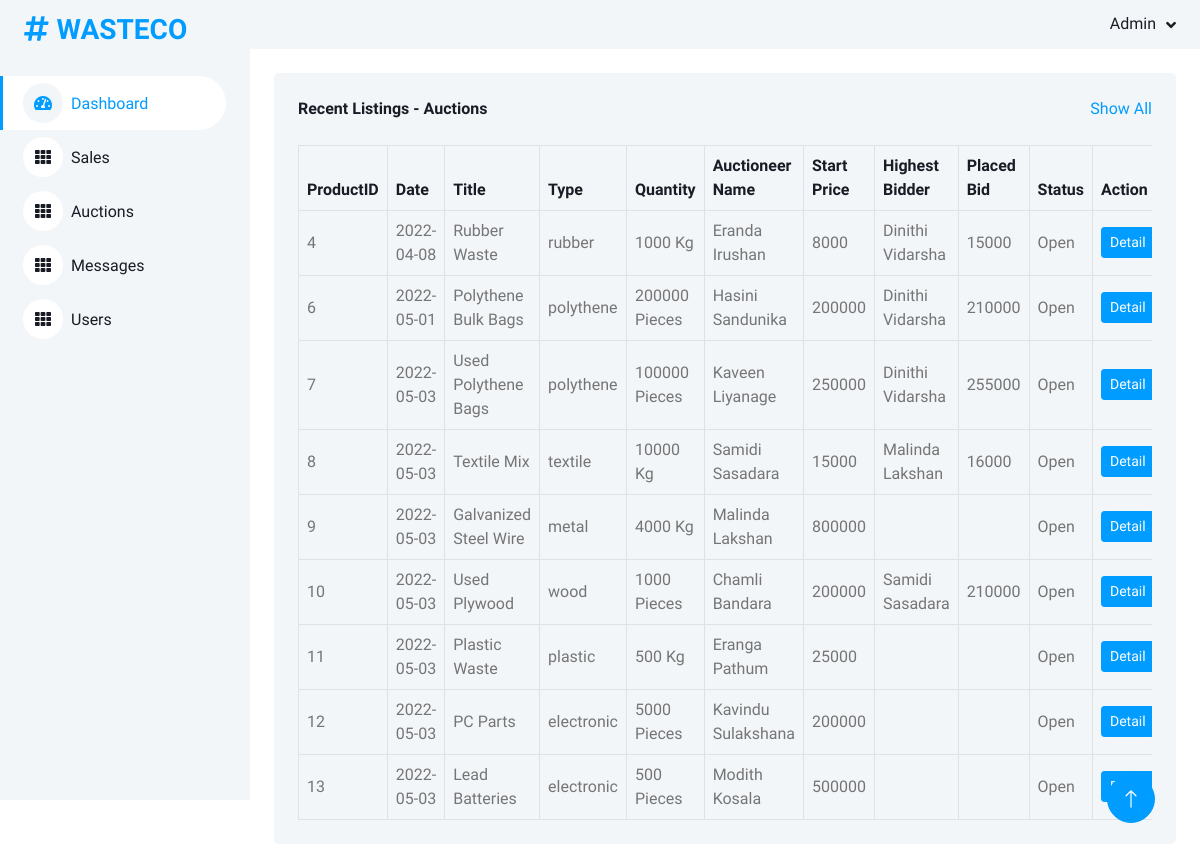
The page /admin/auctions.php (signed in) on the database its author committed.
### tables this page shows
CREATE TABLE `bidp` (
  `bidID` int(11) NOT NULL,
  `date` date DEFAULT NULL,
  `title` varchar(30) NOT NULL,
  `type` varchar(20) NOT NULL,
  `qty` varchar(20) NOT NULL,
  `image` varchar(100) NOT NULL,
  `detail` varchar(1000) NOT NULL,
  `email` varchar(50) NOT NULL,
  `location` varchar(20) NOT NULL,
  `sellerID` int(11) NOT NULL,
  `sellerName` varchar(50) NOT NULL,
  `startP` int(11) NOT NULL,
  `currentBid` int(11) DEFAULT NULL,
  `bidderID` int(11) DEFAULT NULL,
  `bidderName` varchar(30) DEFAULT NULL,
  `contact` int(15) NOT NULL,
  `bidderContact` int(15) NOT NULL,
  `bidderLocation` varchar(50) NOT NULL,
  `status` varchar(10) NOT NULL
);

### admin/auctions.php (the view, shortened to what this page needs)
<?php
$con = mysqli_connect("localhost:3306", "root", "", "wasteco");
$sqlListingsBids = "SELECT * FROM bidp";
$sqlListingsBidsResult = mysqli_query($con, $sqlListingsBids);
?>
<!DOCTYPE html>
<html lang="en">
<head>
    <link href="https://cdnjs.cloudflare.com/ajax/libs/font-awesome/5.10.0/css/all.min.css" rel="stylesheet">
    <link href="https://cdn.jsdelivr.net/npm/bootstrap-icons@1.4.1/font/bootstrap-icons.css" rel="stylesheet">
    <link href="lib/owlcarousel/assets/owl.carousel.min.css" rel="stylesheet">
    <link href="lib/tempusdominus/css/tempusdominus-bootstrap-4.min.css" rel="stylesheet"/>
    <link href="css/bootstrap.min.css" rel="stylesheet">
    <link href="css/style.css" rel="stylesheet">
</head>
<body>
<div class="container-xxl position-relative bg-white d-flex p-0">
    <?php
    include "./templates/sideBar.php";
    ?>
    <div class="content">
        <nav class="navbar navbar-expand bg-light navbar-light sticky-top px-4 py-0">
            <div class="navbar-nav align-items-center ms-auto">
                <div class="nav-item dropdown">
                    <a href="#" class="nav-link dropdown-toggle" data-bs-toggle="dropdown">
                        <span class="d-none d-lg-inline-flex">Admin</span>
                    </a>
                </div>
            </div>
        </nav>
        <div class="container-fluid pt-4 px-4">
            <div class="bg-light text-center rounded p-4">
                <div class="d-flex align-items-center justify-content-between mb-4">
                    <h6 class="mb-0">Recent Listings - Auctions</h6>
                    <a href="">Show All</a>
                </div>
                <div class="table-responsive">
                    <table class="table text-start align-middle table-bordered table-hover mb-0">
                        <thead>
                        <tr class="text-dark">
                            <th scope="col">ProductID</th>
                            <th scope="col">Date</th>
                            <th scope="col">Title</th>
                            <th scope="col">Type</th>
                            <th scope="col">Quantity</th>
                            <th scope="col">Auctioneer Name</th>
                            <th scope="col">Start Price</th>
                            <th scope="col">Highest Bidder</th>
                            <th scope="col">Placed Bid</th>
                            <th scope="col">Status</th>
                            <th scope="col">Action</th>
                        </tr>
                        </thead>
                        <tbody>
                        <tr>
                            <?php
                            if (mysqli_num_rows($sqlListingsBidsResult) > 0) {
                            foreach ($sqlListingsBidsResult
                            as $rowListingBids) {
                            ?>
                        <tr>
                            <td><?php echo $rowListingBids['bidID']; ?></td>
                            <td><?php echo $rowListingBids['date']; ?></td>
                            <td><?php echo $rowListingBids['title']; ?></td>
                            <td><?php echo $rowListingBids['type']; ?></td>
                            <td><?php echo $rowListingBids['qty']; ?></td>
                            <td><?php echo $rowListingBids['sellerName']; ?></td>
                            <td><?php echo $rowListingBids['startP']; ?></td>
                            <td><?php echo $rowListingBids['bidderName']; ?></td>
                            <td><?php echo $rowListingBids['currentBid']; ?></td>
                            <td><?php echo ucfirst($rowListingBids['status']); ?></td>
                            <td>
                                <form action="detailBid.php" method="post">
                                    <input type="submit" name="detailsBid" class="btn btn-sm btn-primary"
                                           value="Detail">
                                </form>
                            </td>
                        </tr>
                        <?php
                        }
                        } else {
                            ?>
                            <tr>
                                <td>No Data To Show</td>
                            </tr>
                            <?php
                        }
                        ?>
                        </tr>
                        </tbody>
                    </table>
                </div>
            </div>
        </div>
        <div class="container-fluid pt-4 ">
        </div>
    </div>
    <a href="#" class="btn btn-lg btn-primary btn-lg-square back-to-top"><i class="bi bi-arrow-up"></i></a>
</div>
</body>
</html>

### admin/css/style.css (style rules this page uses)
:root { --primary: #009CFF; --light: #F3F6F9; --dark: #191C24; }
.back-to-top { position: fixed; display: none; right: 45px; bottom: 45px; z-index: 99; }
.btn { transition: .5s; }
.btn.btn-primary { color: #FFFFFF; }
.btn-lg-square { width: 48px; height: 48px; }
.btn-square, .btn-sm-square, .btn-lg-square { padding: 0; display: inline-flex; align-items: center; justify-content: center; font-weight: normal; border-radius: 50px; }
.content { margin-left: 250px; min-height: 100vh; background: #FFFFFF; transition: 0.5s; }
@media (min-width: 992px) { .content { width: calc(100% - 250px); } }
.content .navbar .navbar-nav .nav-link { margin-left: 25px; padding: 12px 0; color: var(--dark); outline: none; }
.content .navbar .dropdown-toggle::after { margin-left: 6px; vertical-align: middle; border: none; content: "\f107"; font-family: "Font Awesome 5 Free"; font-weight: 900; transition: .5s; }

### rows shown on the page
bidp: bidID "4", date "2022-04-08", title "Rubber Waste", type "rubber", qty "1000 Kg", sellerName "Eranda Irushan", startP "8000", bidderName "Dinithi Vidarsha", currentBid "15000", status "Open"
bidp: bidID "6", date "2022-05-01", title "Polythene Bulk Bags", type "polythene", qty "200000 Pieces", sellerName "Hasini Sandunika", startP "200000", bidderName "Dinithi Vidarsha", currentBid "210000", status "Open"
bidp: bidID "7", date "2022-05-03", title "Used Polythene Bags", type "polythene", qty "100000 Pieces", sellerName "Kaveen Liyanage", startP "250000", bidderName "Dinithi Vidarsha", currentBid "255000", status "Open"
bidp: bidID "8", date "2022-05-03", title "Textile Mix", type "textile", qty "10000 Kg", sellerName "Samidi Sasadara", startP "15000", bidderName "Malinda Lakshan", currentBid "16000", status "Open"
bidp: bidID "9", date "2022-05-03", title "Galvanized Steel Wire", type "metal", qty "4000 Kg", sellerName "Malinda Lakshan", startP "800000", status "Open"
bidp: bidID "10", date "2022-05-03", title "Used Plywood", type "wood", qty "1000 Pieces", sellerName "Chamli Bandara", startP "200000", bidderName "Samidi Sasadara", currentBid "210000", status "Open"
bidp: bidID "11", date "2022-05-03", title "Plastic Waste", type "plastic", qty "500 Kg", sellerName "Eranga Pathum", startP "25000", status "Open"
bidp: bidID "12", date "2022-05-03", title "PC Parts", type "electronic", qty "5000 Pieces", sellerName "Kavindu Sulakshana", startP "200000", status "Open"
bidp: bidID "13", date "2022-05-03", title "Lead Batteries", type "electronic", qty "500 Pieces", sellerName "Modith Kosala", startP "500000", status "Open"
